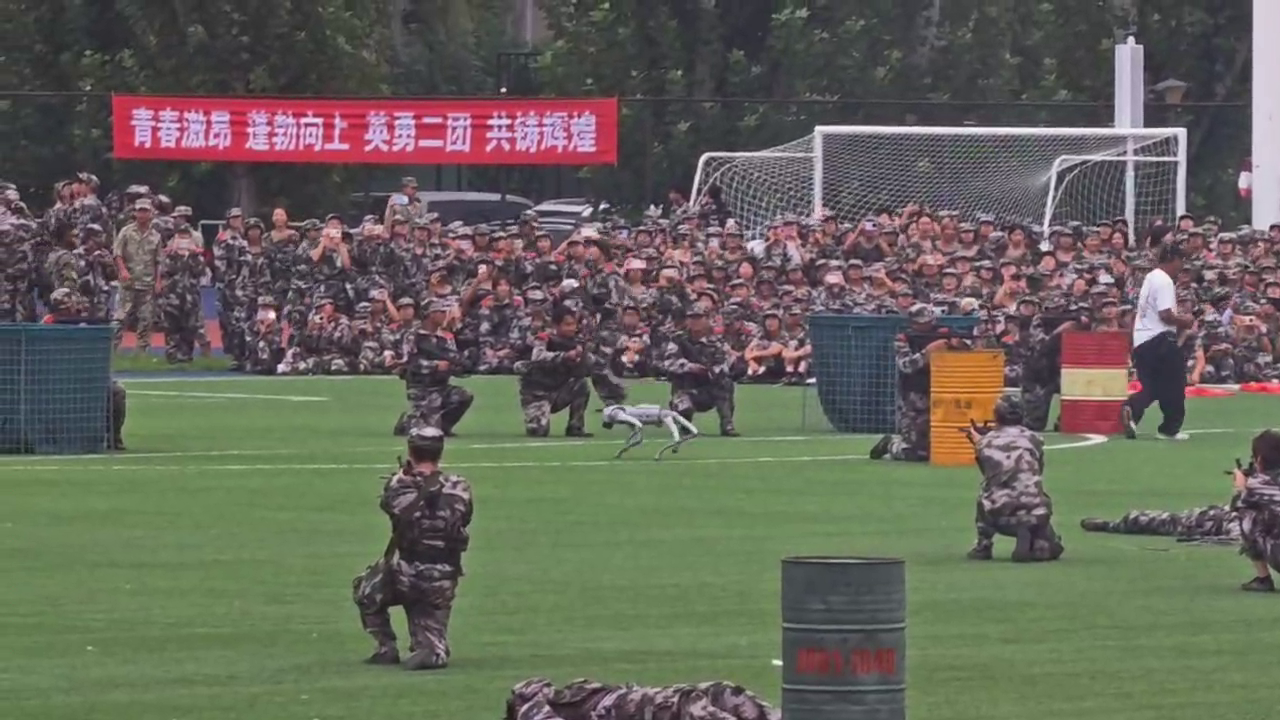
#> input picture frame 19 of 视觉任务/test.mp4, 1280 x 720 px
$ python '视觉任务2.py'
#> lines starting #> are read from the running program, lines starting #| are printed output that depends on the picture; after the words box and inside, x2 and y2 are one past the last pixel; in counts of white or black regions, pixels touching at a corner belong together
import cv2
import numpy as np

# 1. 打开视频
cap = cv2.VideoCapture('test.mp4')

while True:
    # 2. 读取每一帧
    ret, frame = cap.read()
#> frame is the input picture: shape (720, 1280, 3); mean B, G, R 90.4, 100.9, 101.8
    if not ret:
        break

    # 3. 识别绿色
    hsv = cv2.cvtColor(frame, cv2.COLOR_BGR2HSV)
#> hsv: shape (720, 1280, 3); mean H, S, V 95.6, 56.4, 112.4
    mask = cv2.inRange(hsv, np.array([30, 30, 30]), np.array([90, 255, 255]))
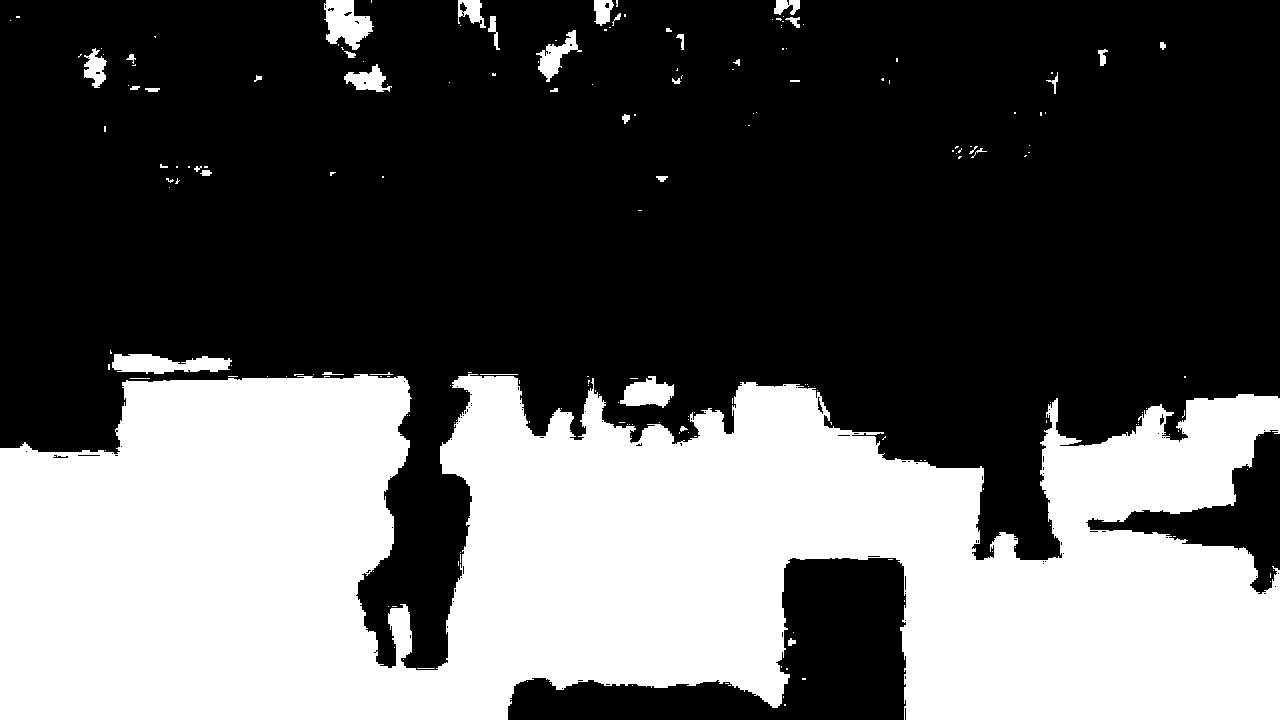
#> mask: shape (720, 1280); 36.7% white; 198 white regions (158 under 20 px), largest, box (x1, y1, x2, y2) and area: (0, 374, 1280, 720) 329110, (112, 354, 232, 374) 1645, (324, 0, 374, 50) 1552

    # 4. 只显示绿色部分
    result = cv2.bitwise_and(frame, frame, mask=mask)
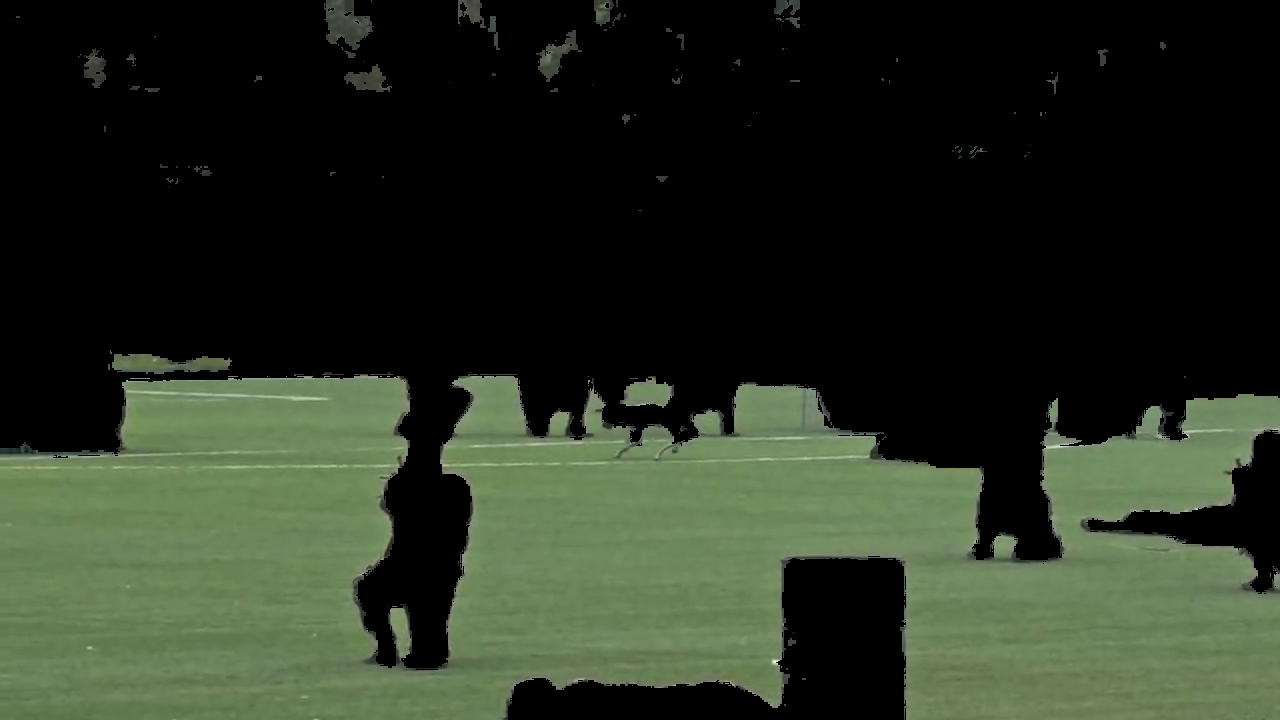
#> result: shape (720, 1280, 3); mean B, G, R 33.4, 48.1, 39.7

    # 5. 显示结果
    cv2.imshow('Green Only', result)
    if cv2.waitKey(1) & 0xFF == ord('q'):
#> (key q is pressed here)
        break

cap.release()
cv2.destroyAllWindows()

$ run again, starting later in the video
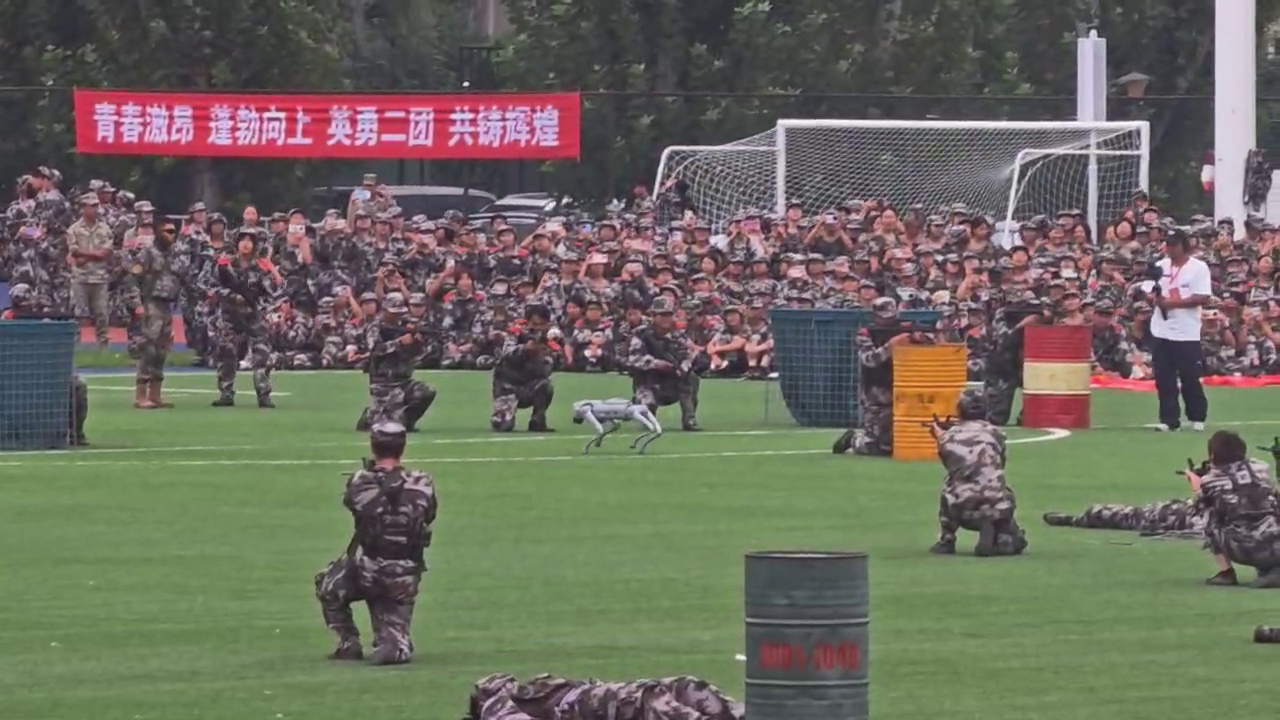
#> input picture frame 86 of 视觉任务/test.mp4, 1280 x 720 px
#> frame is the input picture: shape (720, 1280, 3); mean B, G, R 94.3, 106.4, 108.1
#> hsv: shape (720, 1280, 3); mean H, S, V 95.7, 57, 118.5
#> `mask = cv2.inRange(hsv, np.array([30, 30, 30]), np.array([90, 255, 255..`:
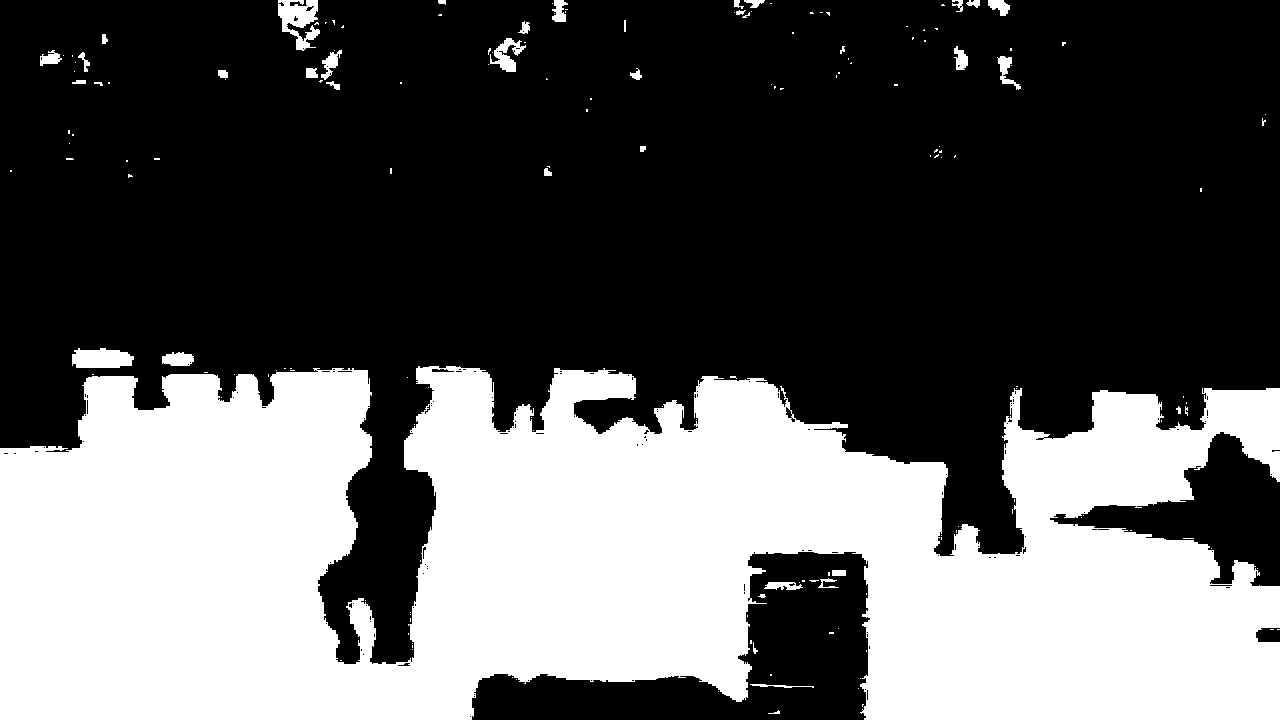
#> mask: shape (720, 1280); 36.8% white; 172 white regions (133 under 20 px), largest, box (x1, y1, x2, y2) and area: (0, 366, 1280, 720) 332555, (278, 0, 320, 51) 1196, (72, 348, 134, 368) 1018
#> `result = cv2.bitwise_and(frame, frame, mask=mask)`:
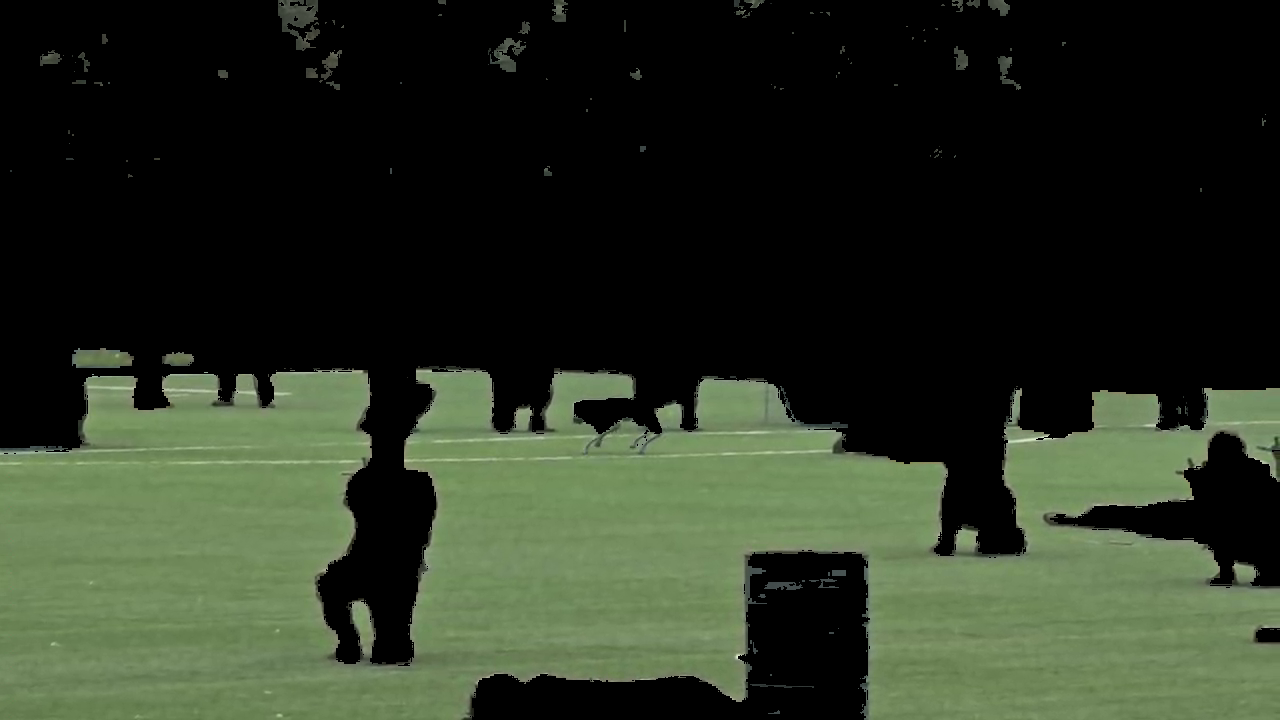
#> result: shape (720, 1280, 3); mean B, G, R 34.7, 50.6, 42

$ run again, starting later in the video
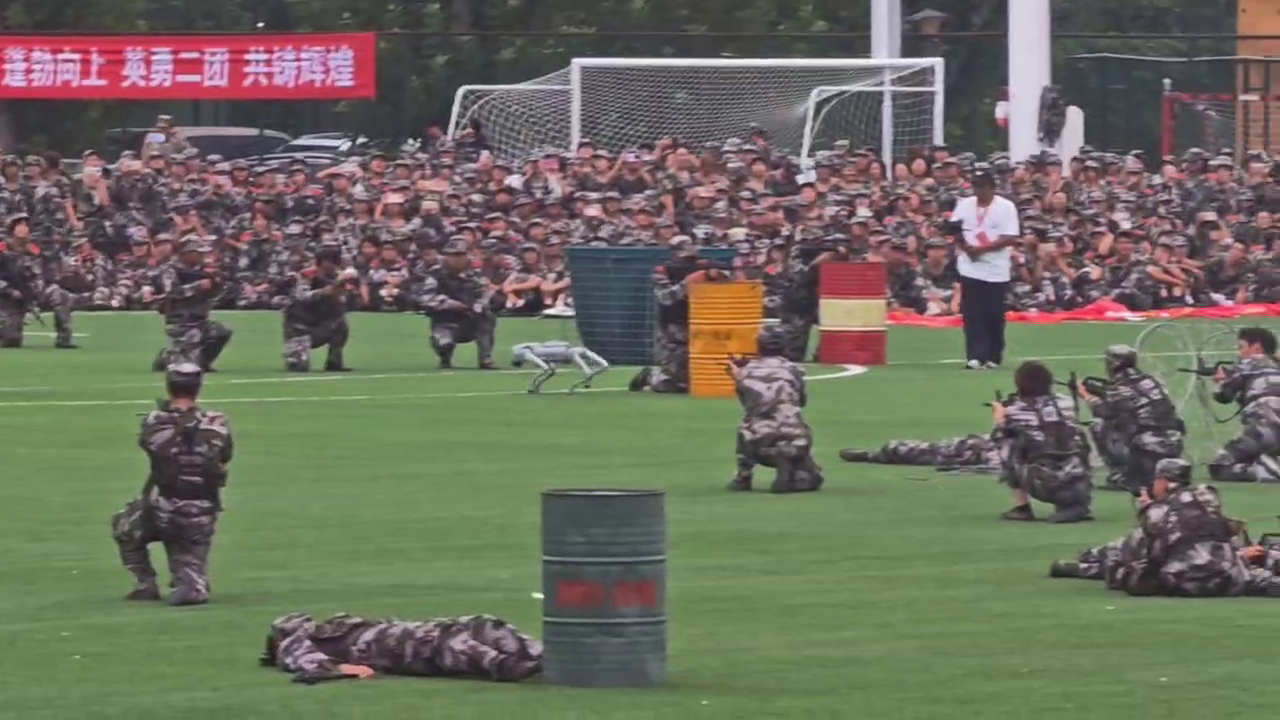
#> input picture frame 154 of 视觉任务/test.mp4, 1280 x 720 px
#> frame is the input picture: shape (720, 1280, 3); mean B, G, R 94.4, 108.8, 108.9
#> hsv: shape (720, 1280, 3); mean H, S, V 93.8, 59.8, 120.5
#> `mask = cv2.inRange(hsv, np.array([30, 30, 30]), np.array([90, 255, 255..`:
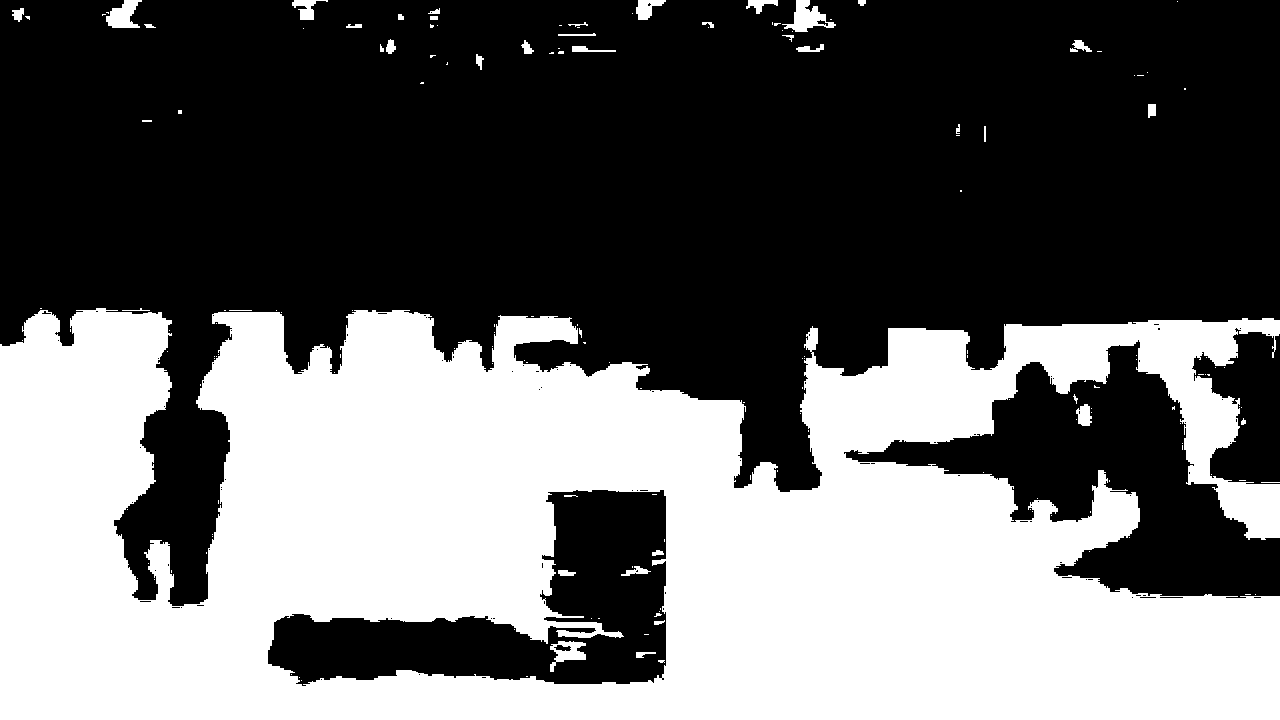
#> mask: shape (720, 1280); 41.1% white; 170 white regions (129 under 20 px), largest, box (x1, y1, x2, y2) and area: (0, 308, 1280, 720) 373637, (782, 0, 836, 32) 782, (106, 0, 142, 28) 621
#> `result = cv2.bitwise_and(frame, frame, mask=mask)`:
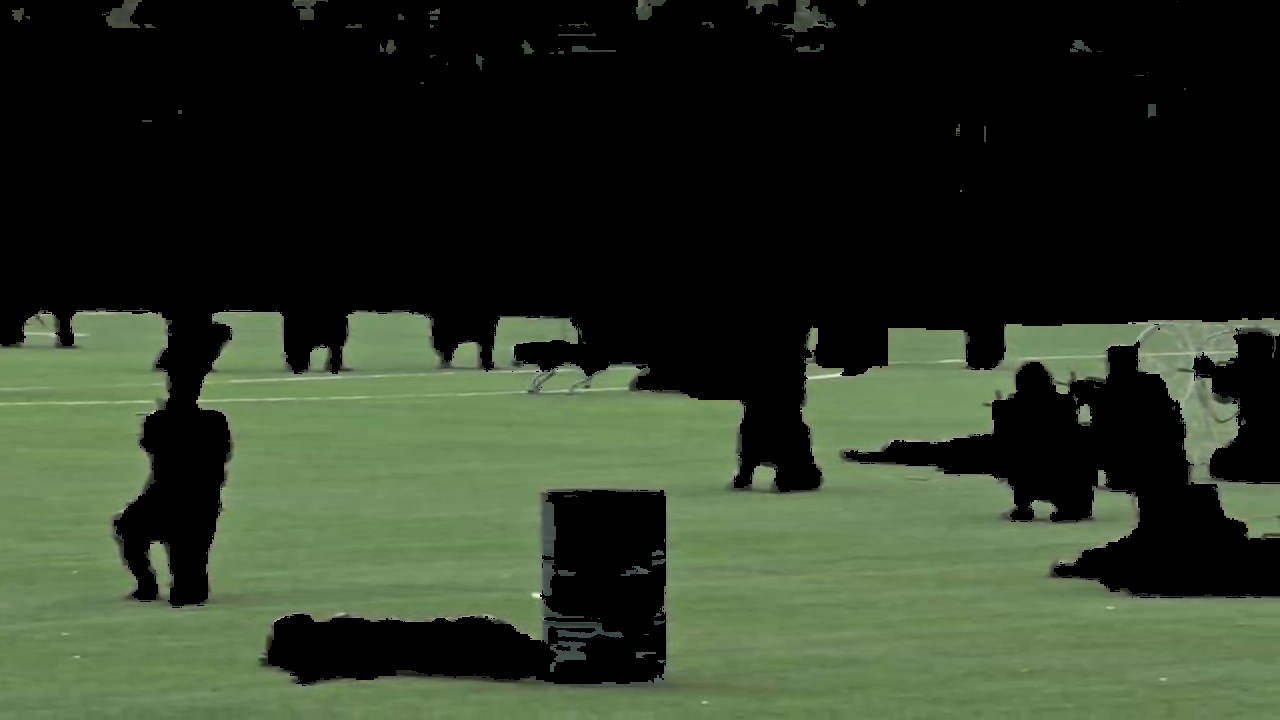
#> result: shape (720, 1280, 3); mean B, G, R 38, 55.5, 45.4
